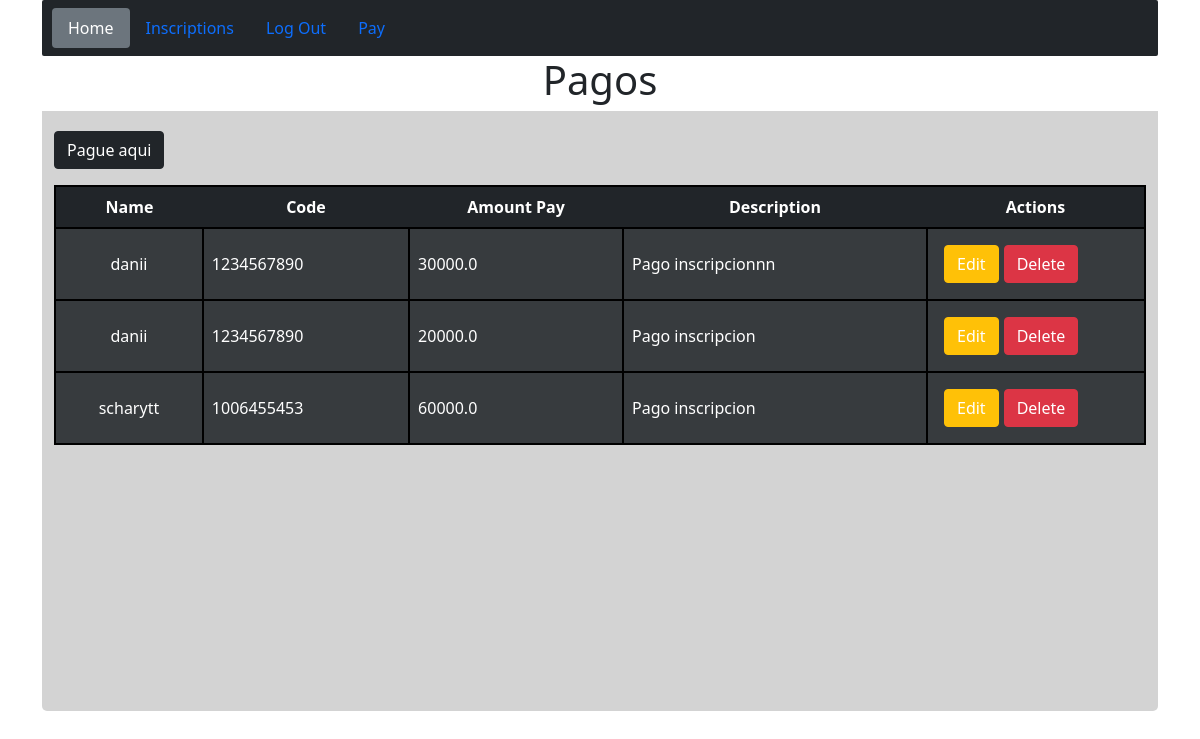
/pay/ (signed in), run on an earlier commit of the app's database.
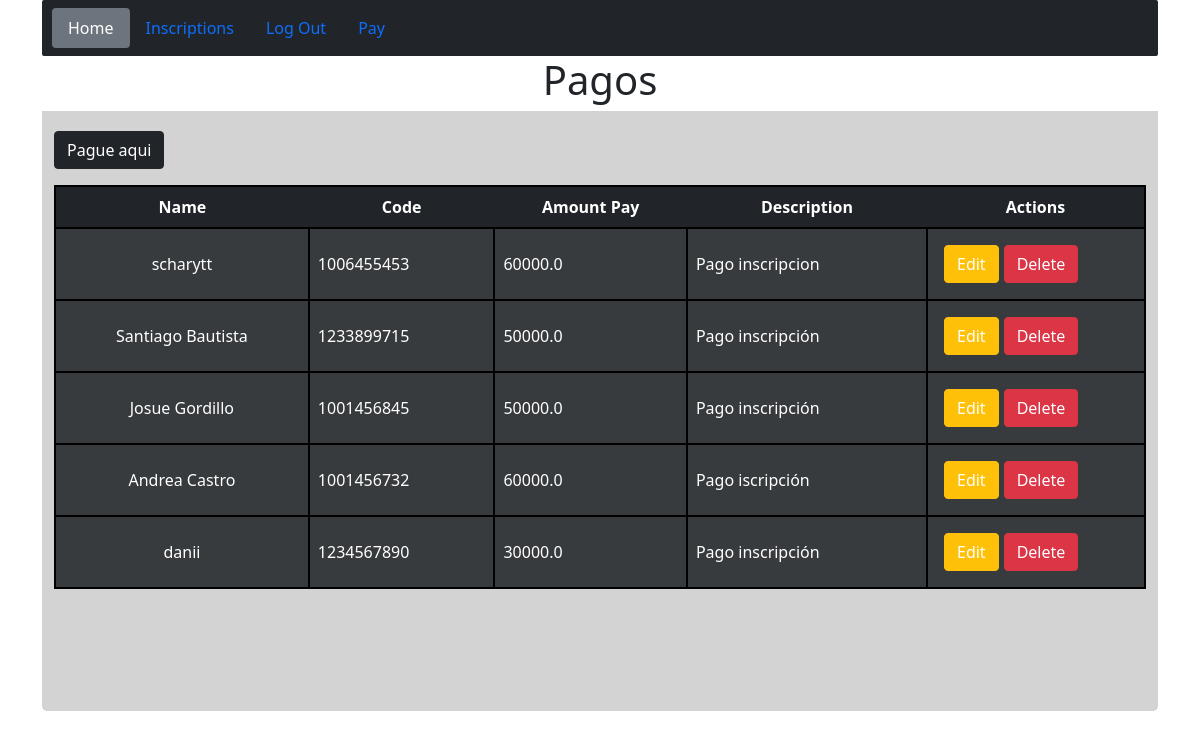
And on a later commit of the database.
### proyecto_/models.py (models this page shows)
class Pay(models.Model):
    credit_num=models.IntegerField(max_length=16)
    due_date= models.TextField(default=0)
    security_code= models.IntegerField(max_length=10)
    amount_paid=models.FloatField(default=0)
    description= models.CharField(max_length=200)
    project = models.ForeignKey(Project,on_delete=models.CASCADE, default=1)

class Project(models.Model):
    name = models.CharField(max_length=200)
    date = models.DateField()
    code = models.TextField()
    phone = models.IntegerField()
    description = models.TextField()

### proyecto_/views.py (the view)
# urls.py: path('pay/',views.pay_list, name='pay_list'),
@login_required
def pay_list(request):
    pays = Pay.objects.all()
    return render(request, 'pay/pay_list.html', {'pays': pays})

### proyecto_/templates/pay/pay_list.html (shortened to what this page needs)
{% extends "layouts/base.html" %}
{% block content %}
<!doctype html>
<html lang="en">
<head>
    <link href="https://cdn.jsdelivr.net/npm/bootstrap@5.0.2/dist/css/bootstrap.min.css" rel="stylesheet"
>
</head>
<body>
    <header style="width: 100%; height: 55px; background-color: white;">
        <h1 style="text-align: center;">Pagos</h1>
    </header>
    <div class="container" style="background-color:lightgray; width: 100%; height: 600px; border-bottom-left-radius: 5px; border-bottom-right-radius: 5px;">
        <a class="btn btn-dark mb-3" href="{% url 'pay.create' %}" style="margin-top: 20px;">Pague aqui</a>
        <table class="table table-dark" style="border-radius: 10px solid black;">
            <thead style="border: 2px solid black;">
                <tr>
                    <td style="text-align: center" ;><b>Name</b></td>
                    <td style="text-align: center" ;><b>Code</b></td>
                    <td style="text-align: center" ;><b>Amount Pay</b></td>
                    <td style="text-align: center" ;><b>Description</b></td>
                    <td style="text-align: center; width: 20%;" ;><b>Actions</b></td>
                </tr>
            </thead>
            <tbody>
                {% for pay in pays %}
                <tr class="table-active">
                    <td style="border: 2px solid black; text-align: center; vertical-align: middle;">
                        {{ pay.project.name }}
                    </td>
                    <td style="border: 2px solid black; vertical-align: middle;">
                        {{ pay.project.code }}
                    </td>
                    <td style="border: 2px solid black; vertical-align: middle;">
                        {{ pay.amount_paid }}
                    </td>
                    <td style="border: 2px solid black; vertical-align: middle;">
                        {{ pay.description }}
                    </td>
                    <td style="border: 2px solid black;">
                        <div class="d-flex p-2">
                            <a class="btn btn-warning" style="margin-right: 5px; color: white;" href="{% url 'pay.edit' pay.id %}">Edit</a>
                            <a class="btn btn-danger" href="{% url 'pay.delete' pay.id %}">Delete</a>
                        </div>
                    </td>
                </tr>
                {% endfor %}
            </tbody>
        </table>
    </div>
    </div>
</body>
</html>
{% endblock %}

### proyecto_/templates/Layouts/base.html (shortened to what this page needs)
{% load static %}
<!doctype html>
<html lang="en">
<head>
    <link href="https://cdn.jsdelivr.net/npm/bootstrap@5.0.2/dist/css/bootstrap.min.css" rel="stylesheet"
>
    <link rel="stylesheet" href="{% static 'css/main.css' %}">
</head>
<body>
    <div class="container" style="width: 100%;">
        <nav class="navbar navbar-dark bg-dark" style="border-radius: 2px;">
            <ul class="nav nav-pills">
                <li class="nav-item">
                    <a class="nav-link active bg-secondary" aria-current="page" href="{% url 'Home' %}" style="margin-left: 10px;">Home</a>
                </li>
                {% if user.is_authenticated %}
                <li class="nav-item">
                    <a class="nav-link" href="{% url 'projects.list' %}">Inscriptions</a>
                </li>
                <li class="nav-item">
                    <a class="nav-link" href="{% url 'logout' %}">Log Out</a>
                </li>
                <li class="nav-item">
                    <a class="nav-link" href="{% url 'pay_list' %}">Pay</a>
                </li>
                {% endif %}
            </ul>
        </nav>
        {% block content %}
        {% endblock %}
</body>
</html>

What changed in the data, as far as the page shows it:
removed Pay: project.name "danii", project.code "1234567890", amount_paid "30000.0", description "Pago inscripcionnn"
removed Pay: project.name "danii", project.code "1234567890", amount_paid "20000.0", description "Pago inscripcion"
added Pay: project.name "Santiago Bautista", project.code "1233899715", amount_paid "50000.0", description "Pago inscripción"
added Pay: project.name "Josue Gordillo", project.code "1001456845", amount_paid "50000.0", description "Pago inscripción"
added Pay: project.name "Andrea Castro", project.code "1001456732", amount_paid "60000.0", description "Pago iscripción"
added Pay: project.name "danii", project.code "1234567890", amount_paid "30000.0", description "Pago inscripción"
